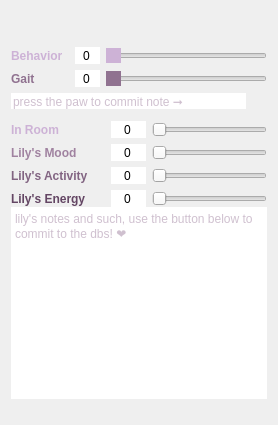
      <widget class="QWidget" name="lilys_mod">
       <layout class="QGridLayout" name="gridLayout_40">
        <item row="0" column="0">
         <widget class="QFrame" name="lilyStack">
          <layout class="QGridLayout" name="gridLayout_22">
           <property name="leftMargin">
            <number>0</number>
           </property>
           <property name="topMargin">
            <number>0</number>
           </property>
           <property name="rightMargin">
            <number>0</number>
           </property>
           <property name="bottomMargin">
            <number>0</number>
           </property>
           <property name="spacing">
            <number>0</number>
           </property>
           <item row="0" column="0">
            <widget class="QFrame" name="button_catcher_frame">
             <layout class="QHBoxLayout" name="horizontalLayout_3">
              <property name="spacing">
               <number>0</number>
              </property>
              <property name="leftMargin">
               <number>0</number>
              </property>
              <property name="topMargin">
               <number>0</number>
              </property>
              <property name="rightMargin">
               <number>0</number>
              </property>
              <property name="bottomMargin">
               <number>0</number>
              </property>
              <item>
               <spacer name="xx_2">
                <property name="orientation">
                 <enum>Qt::Horizontal</enum>
                </property>
                <property name="sizeHint" stdset="0">
                 <size>
                  <width>40</width>
                  <height>20</height>
                 </size>
                </property>
               </spacer>
              </item>
              <item>
               <widget class="QPushButton" name="lily_walk_btn">
                <property name="toolTip">
                 <string>&lt;html&gt;&lt;head/&gt;&lt;body&gt;&lt;p&gt;press opt+cmd+w to commit walk data!&lt;/p&gt;&lt;/body&gt;&lt;/html&gt;</string>
                </property>
                <property name="styleSheet">
                 <string notr="true">
QPushButton {
border:none;
image: url(:/newPrefix/lily_walk_norm.png);
max-width:30px;
min-width:30px;
max-height:30px;
min-height:30px;
}

QPushButton:hover {
image: url(:/newPrefix/lily_walk_one_hover.png);
}

QPushButton:pressed {
image: url(:/newPrefix/lily_walk_checked_one.png);
}


</string>
                </property>
                <property name="text">
                 <string/>
                </property>
                <property name="iconSize">
                 <size>
                  <width>22</width>
                  <height>22</height>
                 </size>
                </property>
                <property name="checkable">
                 <bool>false</bool>
                </property>
               </widget>
              </item>
              <item>
               <spacer name="xx_3">
                <property name="orientation">
                 <enum>Qt::Horizontal</enum>
                </property>
                <property name="sizeHint" stdset="0">
                 <size>
                  <width>40</width>
                  <height>20</height>
                 </size>
                </property>
               </spacer>
              </item>
              <item>
               <widget class="QPushButton" name="lily_ate_check">
                <property name="toolTip">
                 <string>&lt;html&gt;&lt;head/&gt;&lt;body&gt;&lt;p&gt;Press to &lt;span style=&quot; font-style:italic;&quot;&gt;commit &lt;/span&gt;&lt;span style=&quot; font-weight:600;&quot;&gt;Diet&lt;/span&gt; Data&lt;/p&gt;&lt;/body&gt;&lt;/html&gt;</string>
                </property>
                <property name="styleSheet">
                 <string notr="true">
QPushButton {
border:none;
image: url(:/newPrefix/lilyasdfas.png);
max-width:30px;
min-width:30px;
max-height:30px;
min-height:30px;
}

QPushButton:hover {
image: url(:/newPrefix/lilydiethover2.png);
}

QPushButton:pressed {
image: url(:/newPrefix/lilydietchecked.png);
}


</string>
                </property>
                <property name="text">
                 <string/>
                </property>
                <property name="checkable">
                 <bool>false</bool>
                </property>
                <property name="checked">
                 <bool>false</bool>
                </property>
                <property name="flat">
                 <bool>true</bool>
                </property>
               </widget>
              </item>
              <item>
               <spacer name="xx">
                <property name="orientation">
                 <enum>Qt::Horizontal</enum>
                </property>
                <property name="sizeHint" stdset="0">
                 <size>
                  <width>40</width>
                  <height>20</height>
                 </size>
                </property>
               </spacer>
              </item>
             </layout>
            </widget>
           </item>
           <item row="1" column="0">
            <widget class="QFrame" name="walk_mood_rate_frame">
             <layout class="QGridLayout" name="gridLayout_33">
              <property name="leftMargin">
               <number>0</number>
              </property>
              <property name="topMargin">
               <number>6</number>
              </property>
              <property name="rightMargin">
               <number>0</number>
              </property>
              <property name="bottomMargin">
               <number>6</number>
              </property>
              <property name="verticalSpacing">
               <number>6</number>
              </property>
              <item row="1" column="2">
               <widget class="QSpinBox" name="lily_behavior">
                <property name="frame">
                 <bool>false</bool>
                </property>
                <property name="alignment">
                 <set>Qt::AlignCenter</set>
                </property>
                <property name="buttonSymbols">
                 <enum>QAbstractSpinBox::NoButtons</enum>
                </property>
                <property name="suffix">
                 <string/>
                </property>
                <property name="minimum">
                 <number>0</number>
                </property>
                <property name="maximum">
                 <number>100</number>
                </property>
               </widget>
              </item>
              <item row="2" column="2">
               <widget class="QSpinBox" name="lily_gait">
                <property name="frame">
                 <bool>false</bool>
                </property>
                <property name="alignment">
                 <set>Qt::AlignCenter</set>
                </property>
                <property name="buttonSymbols">
                 <enum>QAbstractSpinBox::NoButtons</enum>
                </property>
                <property name="suffix">
                 <string/>
                </property>
                <property name="minimum">
                 <number>0</number>
                </property>
                <property name="maximum">
                 <number>100</number>
                </property>
               </widget>
              </item>
              <item row="2" column="0" colspan="2">
               <widget class="QLabel" name="na_45">
                <property name="styleSheet">
                 <string notr="true">QLabel {
background:transparent;
font-weight:bold;
color:rgb(144,114,144);
}
QLabel:hover {
color:rgb(174,144,174);
}</string>
                </property>
                <property name="text">
                 <string>Gait</string>
                </property>
               </widget>
              </item>
              <item row="1" column="0">
               <widget class="QLabel" name="na_42">
                <property name="styleSheet">
                 <string notr="true">

QLabel {
font-weight:bold;
color:rgb(205,178,214);
}
QLabel:hover {
color: rgb(250,223,255);
}
    </string>
                </property>
                <property name="text">
                 <string>Behavior</string>
                </property>
               </widget>
              </item>
              <item row="1" column="3">
               <widget class="QSlider" name="lily_behavior_slider">
                <property name="toolTip">
                 <string>how well my lil lady 
behaved, did she pull tons 
or just a little?</string>
                </property>
                <property name="styleSheet">
                 <string notr="true">QSlider::handle:horizontal {
    background:rgb(205,178,214);
}
QSlider::handle:horizontal:hover {
    background:rgb(235,208,244);
}
QSlider::handle:horizontal:pressed {
    background:rgb(185,158,194);
}
QSlider::groove:horizontal:hover {
    background:rgba(205,178,214,45);
}</string>
                </property>
                <property name="minimum">
                 <number>0</number>
                </property>
                <property name="maximum">
                 <number>100</number>
                </property>
                <property name="orientation">
                 <enum>Qt::Horizontal</enum>
                </property>
                <property name="tickPosition">
                 <enum>QSlider::NoTicks</enum>
                </property>
               </widget>
              </item>
              <item row="2" column="3">
               <widget class="QSlider" name="lily_gait_slider">
                <property name="toolTip">
                 <string>How well my lady
 walked the wilds!</string>
                </property>
                <property name="styleSheet">
                 <string notr="true">
/* ///////////////////////////////////////////////////////////////
QSlider Colors
/////////////////////////////////////////////////////////////// */

QSlider::handle:horizontal {background:rgb(144,114,144);}
QSlider::handle:horizontal:hover {background:rgb(174,144,174);}
QSlider::handle:horizontal:pressed {background:rgb(124,94,124);}
QSlider::groove:horizontal:hover {background:rgba(144,114,144,0.25);}
</string>
                </property>
                <property name="minimum">
                 <number>0</number>
                </property>
                <property name="maximum">
                 <number>100</number>
                </property>
                <property name="orientation">
                 <enum>Qt::Horizontal</enum>
                </property>
                <property name="tickPosition">
                 <enum>QSlider::NoTicks</enum>
                </property>
               </widget>
              </item>
             </layout>
            </widget>
           </item>
           <item row="2" column="0">
            <widget class="QFrame" name="lily_diet_mood_input_container">
             <layout class="QGridLayout" name="gridLayout_23">
              <property name="leftMargin">
               <number>0</number>
              </property>
              <property name="topMargin">
               <number>0</number>
              </property>
              <property name="rightMargin">
               <number>0</number>
              </property>
              <property name="bottomMargin">
               <number>0</number>
              </property>
              <property name="spacing">
               <number>6</number>
              </property>
              <item row="1" column="2">
               <widget class="QFrame" name="lily_diet_frame">
                <property name="sizePolicy">
                 <sizepolicy hsizetype="Minimum" vsizetype="Fixed">
                  <horstretch>0</horstretch>
                  <verstretch>0</verstretch>
                 </sizepolicy>
                </property>
                <layout class="QGridLayout" name="gridLayout_71">
                 <property name="leftMargin">
                  <number>0</number>
                 </property>
                 <property name="topMargin">
                  <number>0</number>
                 </property>
                 <property name="rightMargin">
                  <number>0</number>
                 </property>
                 <property name="bottomMargin">
                  <number>0</number>
                 </property>
                 <property name="spacing">
                  <number>0</number>
                 </property>
                </layout>
               </widget>
              </item>
              <item row="9" column="1">
               <widget class="QSpinBox" name="lily_mood">
                <property name="sizePolicy">
                 <sizepolicy hsizetype="Preferred" vsizetype="Preferred">
                  <horstretch>0</horstretch>
                  <verstretch>0</verstretch>
                 </sizepolicy>
                </property>
                <property name="maximumSize">
                 <size>
                  <width>35</width>
                  <height>16777215</height>
                 </size>
                </property>
                <property name="toolTip">
                 <string>Little wiggly's mood for the day!</string>
                </property>
                <property name="styleSheet">
                 <string notr="true"/>
                </property>
                <property name="frame">
                 <bool>false</bool>
                </property>
                <property name="alignment">
                 <set>Qt::AlignCenter</set>
                </property>
                <property name="readOnly">
                 <bool>false</bool>
                </property>
                <property name="buttonSymbols">
                 <enum>QAbstractSpinBox::NoButtons</enum>
                </property>
                <property name="minimum">
                 <number>-10</number>
                </property>
                <property name="maximum">
                 <number>10</number>
                </property>
               </widget>
              </item>
              <item row="11" column="1">
               <widget class="QSpinBox" name="lily_energy">
                <property name="sizePolicy">
                 <sizepolicy hsizetype="Preferred" vsizetype="Preferred">
                  <horstretch>0</horstretch>
                  <verstretch>0</verstretch>
                 </sizepolicy>
                </property>
                <property name="maximumSize">
                 <size>
                  <width>35</width>
                  <height>16777215</height>
                 </size>
                </property>
                <property name="toolTip">
                 <string>Her overall energy, mostly to notice if she is acting sick</string>
                </property>
                <property name="styleSheet">
                 <string notr="true"/>
                </property>
                <property name="frame">
                 <bool>false</bool>
                </property>
                <property name="alignment">
                 <set>Qt::AlignCenter</set>
                </property>
                <property name="readOnly">
                 <bool>false</bool>
                </property>
                <property name="buttonSymbols">
                 <enum>QAbstractSpinBox::NoButtons</enum>
                </property>
                <property name="minimum">
                 <number>-10</number>
                </property>
                <property name="maximum">
                 <number>10</number>
                </property>
               </widget>
              </item>
              <item row="10" column="2" colspan="2">
               <widget class="QSlider" name="lily_mood_activity_slider">
                <property name="sizePolicy">
                 <sizepolicy hsizetype="Preferred" vsizetype="Preferred">
                  <horstretch>0</horstretch>
                  <verstretch>0</verstretch>
                 </sizepolicy>
                </property>
                <property name="cursor">
                 <cursorShape>ArrowCursor</cursorShape>
                </property>
                <property name="toolTip">
                 <string>Little Lilys activity for the day, that is, her gait, her joy, her spunk :D</string>
                </property>
                <property name="styleSheet">
                 <string notr="true"/>
                </property>
                <property name="minimum">
                 <number>0</number>
                </property>
                <property name="maximum">
                 <number>10</number>
                </property>
                <property name="orientation">
                 <enum>Qt::Horizontal</enum>
                </property>
                <property name="tickPosition">
                 <enum>QSlider::NoTicks</enum>
                </property>
               </widget>
              </item>
              <item row="11" column="2" colspan="2">
               <widget class="QSlider" name="lily_energy_slider">
                <property name="sizePolicy">
                 <sizepolicy hsizetype="Preferred" vsizetype="Preferred">
                  <horstretch>0</horstretch>
                  <verstretch>0</verstretch>
                 </sizepolicy>
                </property>
                <property name="toolTip">
                 <string>Her overall energy, mostly to notice if she is acting sick</string>
                </property>
                <property name="styleSheet">
                 <string notr="true"/>
                </property>
                <property name="minimum">
                 <number>0</number>
                </property>
                <property name="maximum">
                 <number>10</number>
                </property>
                <property name="orientation">
                 <enum>Qt::Horizontal</enum>
                </property>
                <property name="tickPosition">
                 <enum>QSlider::NoTicks</enum>
                </property>
               </widget>
              </item>
              <item row="9" column="2" colspan="2">
               <widget class="QSlider" name="lily_mood_slider">
                <property name="sizePolicy">
                 <sizepolicy hsizetype="Preferred" vsizetype="Preferred">
                  <horstretch>0</horstretch>
                  <verstretch>0</verstretch>
                 </sizepolicy>
                </property>
                <property name="toolTip">
                 <string>Little wiggly's mood for the day!</string>
                </property>
                <property name="styleSheet">
                 <string notr="true"/>
                </property>
                <property name="minimum">
                 <number>0</number>
                </property>
                <property name="maximum">
                 <number>10</number>
                </property>
                <property name="orientation">
                 <enum>Qt::Horizontal</enum>
                </property>
                <property name="tickPosition">
                 <enum>QSlider::NoTicks</enum>
                </property>
               </widget>
              </item>
              <item row="10" column="1">
               <widget class="QSpinBox" name="lily_activity">
                <property name="sizePolicy">
                 <sizepolicy hsizetype="Preferred" vsizetype="Preferred">
                  <horstretch>0</horstretch>
                  <verstretch>0</verstretch>
                 </sizepolicy>
                </property>
                <property name="maximumSize">
                 <size>
                  <width>35</width>
                  <height>16777215</height>
                 </size>
                </property>
                <property name="toolTip">
                 <string>Little Lilys activity for the day, that is, her gait, her joy, her spunk :D</string>
                </property>
                <property name="styleSheet">
                 <string notr="true"/>
                </property>
                <property name="frame">
                 <bool>false</bool>
                </property>
                <property name="alignment">
                 <set>Qt::AlignCenter</set>
                </property>
                <property name="readOnly">
                 <bool>false</bool>
                </property>
                <property name="buttonSymbols">
                 <enum>QAbstractSpinBox::NoButtons</enum>
                </property>
                <property name="minimum">
                 <number>-10</number>
                </property>
                <property name="maximum">
                 <number>10</number>
                </property>
               </widget>
              </item>
              <item row="8" column="2" colspan="2">
               <widget class="QSlider" name="lily_time_in_room_slider">
                <property name="sizePolicy">
                 <sizepolicy hsizetype="Preferred" vsizetype="Preferred">
                  <horstretch>0</horstretch>
                  <verstretch>0</verstretch>
                 </sizepolicy>
                </property>
                <property name="toolTip">
                 <string>&lt;html&gt;&lt;head/&gt;&lt;body&gt;&lt;p&gt;press cntrl+T to commit Time in Room Data&lt;/p&gt;&lt;/body&gt;&lt;/html&gt;</string>
                </property>
                <property name="styleSheet">
                 <string notr="true"/>
                </property>
                <property name="minimum">
                 <number>0</number>
                </property>
                <property name="maximum">
                 <number>100</number>
                </property>
                <property name="orientation">
                 <enum>Qt::Horizontal</enum>
                </property>
                <property name="tickPosition">
                 <enum>QSlider::NoTicks</enum>
                </property>
               </widget>
              </item>
              <item row="11" column="0">
               <widget class="QLabel" name="na_44">
                <property name="maximumSize">
                 <size>
                  <width>100</width>
                  <height>16777215</height>
                 </size>
                </property>
                <property name="styleSheet">
                 <string notr="true">QLabel {
font-weight:bold;
background:transparent;
color:rgb(100,70,100);
}
QLabel:hover {
color: rgb(150,120,150);
}
    </string>
                </property>
                <property name="text">
                 <string>Lily's Energy</string>
                </property>
               </widget>
              </item>
              <item row="0" column="3">
               <widget class="QPushButton" name="lily_walk_note_commit_btn">
                <property name="toolTip">
                 <string>&lt;html&gt;&lt;head/&gt;&lt;body&gt;&lt;p&gt;press opt+cmd+w to commit walk data!&lt;/p&gt;&lt;/body&gt;&lt;/html&gt;</string>
                </property>
                <property name="styleSheet">
                 <string notr="true">QPushButton {
border:none;
image: url(:/newPrefix/lily_walk_norm.png);
max-width:15px;
min-width:15px;
max-height:15px;
min-height:15px;
}

QPushButton:hover {
image: url(:/newPrefix/lily_walk_one_hover.png);
}

QPushButton:pressed {
image: url(:/newPrefix/lily_walk_checked_one.png);
}


</string>
                </property>
                <property name="text">
                 <string/>
                </property>
                <property name="iconSize">
                 <size>
                  <width>22</width>
                  <height>22</height>
                 </size>
                </property>
                <property name="checkable">
                 <bool>false</bool>
                </property>
               </widget>
              </item>
              <item row="10" column="0">
               <widget class="QLabel" name="na_43">
                <property name="maximumSize">
                 <size>
                  <width>100</width>
                  <height>16777215</height>
                 </size>
                </property>
                <property name="styleSheet">
                 <string notr="true">QLabel {
font-weight:bold;
background:transparent;
color:rgb(130,100,130);
}
QLabel:hover {
color: rgb(180,160,180);
}
    </string>
                </property>
                <property name="text">
                 <string>Lily's Activity</string>
                </property>
               </widget>
              </item>
              <item row="8" column="0">
               <widget class="QLabel" name="na_41">
                <property name="toolTip">
                 <string>&lt;html&gt;&lt;head/&gt;&lt;body&gt;&lt;p&gt;press cntrl+T to commit Time in Room Data&lt;/p&gt;&lt;/body&gt;&lt;/html&gt;</string>
                </property>
                <property name="styleSheet">
                 <string notr="true">

QLabel {
font-weight:bold;
color:rgb(205,178,214);
}
QLabel:hover {
color: rgb(250,223,255);
}
    </string>
                </property>
                <property name="text">
                 <string>In Room</string>
                </property>
               </widget>
              </item>
              <item row="9" column="0">
               <widget class="QLabel" name="na_46">
                <property name="maximumSize">
                 <size>
                  <width>100</width>
                  <height>16777215</height>
                 </size>
                </property>
                <property name="styleSheet">
                 <string notr="true">QLabel {
font-weight:bold;
background:transparent;
color:rgb(160,130,160);
}
QLabel:hover {
color: rgb(210,180,210);
}
 </string>
                </property>
                <property name="text">
                 <string>Lily's Mood</string>
                </property>
               </widget>
              </item>
              <item row="8" column="1">
               <widget class="QSpinBox" name="lily_time_in_room">
                <property name="sizePolicy">
                 <sizepolicy hsizetype="Preferred" vsizetype="Preferred">
                  <horstretch>0</horstretch>
                  <verstretch>0</verstretch>
                 </sizepolicy>
                </property>
                <property name="maximumSize">
                 <size>
                  <width>35</width>
                  <height>16777215</height>
                 </size>
                </property>
                <property name="toolTip">
                 <string>&lt;html&gt;&lt;head/&gt;&lt;body&gt;&lt;p&gt;press cntrl+T to commit Time in Room Data&lt;/p&gt;&lt;/body&gt;&lt;/html&gt;</string>
                </property>
                <property name="styleSheet">
                 <string notr="true"/>
                </property>
                <property name="frame">
                 <bool>false</bool>
                </property>
                <property name="alignment">
                 <set>Qt::AlignCenter</set>
                </property>
                <property name="readOnly">
                 <bool>false</bool>
                </property>
                <property name="buttonSymbols">
                 <enum>QAbstractSpinBox::NoButtons</enum>
                </property>
                <property name="minimum">
                 <number>-100</number>
                </property>
                <property name="maximum">
                 <number>100</number>
                </property>
               </widget>
              </item>
              <item row="0" column="0" colspan="3">
               <widget class="QLineEdit" name="lily_walk_note">
                <property name="styleSheet">
                 <string notr="true">
/* //////////////////////////////////////////////////////////////////////////////////////////
QComboBox Style Default
////////////////////////////////////////////////////////////////////////////////////////// */
QLineEdit {
    border:none;
	color:rgb(160,130,160);
}

QLineEdit:hover {
    color: rgb(200,170,200);
}

QLineEdit:focus {
    color: rgb(180,150,180);
}
    </string>
                </property>
                <property name="frame">
                 <bool>false</bool>
                </property>
                <property name="placeholderText">
                 <string>press the paw to commit note ➞</string>
                </property>
                <property name="clearButtonEnabled">
                 <bool>false</bool>
                </property>
               </widget>
              </item>
             </layout>
            </widget>
           </item>
           <item row="4" column="0">
            <widget class="QTextEdit" name="lily_notes">
             <property name="styleSheet">
              <string notr="true">
/* //////////////////////////////////////////////////////////////////////////////////////////
QComboBox Style Default
////////////////////////////////////////////////////////////////////////////////////////// */
QTextEdit {
    border:none;
	color:rgb(160,130,160);
}

QTextEdit:hover {
    color: rgb(200,170,200);
}

QTextEdit:focus {
    color: rgb(180,150,180);
}
    </string>
             </property>
             <property name="tabStopDistance">
              <double>20.000000000000000</double>
             </property>
             <property name="placeholderText">
              <string>lily's notes and such, use the button below to commit to the dbs! ❤ </string>
             </property>
            </widget>
           </item>
           <item row="5" column="0" alignment="Qt::AlignHCenter">
            <widget class="QPushButton" name="lily_note_commit_btn">
             <property name="toolTip">
              <string>&lt;html&gt;&lt;head/&gt;&lt;body&gt;&lt;p&gt;press opt+cmd+w to commit walk data!&lt;/p&gt;&lt;/body&gt;&lt;/html&gt;</string>
             </property>
             <property name="styleSheet">
              <string notr="true">QPushButton {
border:none;
image: url(:/newPrefix/lily_walk_norm.png);
max-width:15px;
min-width:15px;
max-height:15px;
min-height:15px;
}

QPushButton:hover {
image: url(:/newPrefix/lily_walk_one_hover.png);
}

QPushButton:pressed {
image: url(:/newPrefix/lily_walk_checked_one.png);
}


</string>
             </property>
             <property name="text">
              <string/>
             </property>
             <property name="iconSize">
              <size>
               <width>22</width>
               <height>22</height>
              </size>
             </property>
             <property name="checkable">
              <bool>false</bool>
             </property>
            </widget>
           </item>
          </layout>
         </widget>
        </item>
       </layout>
      </widget>
